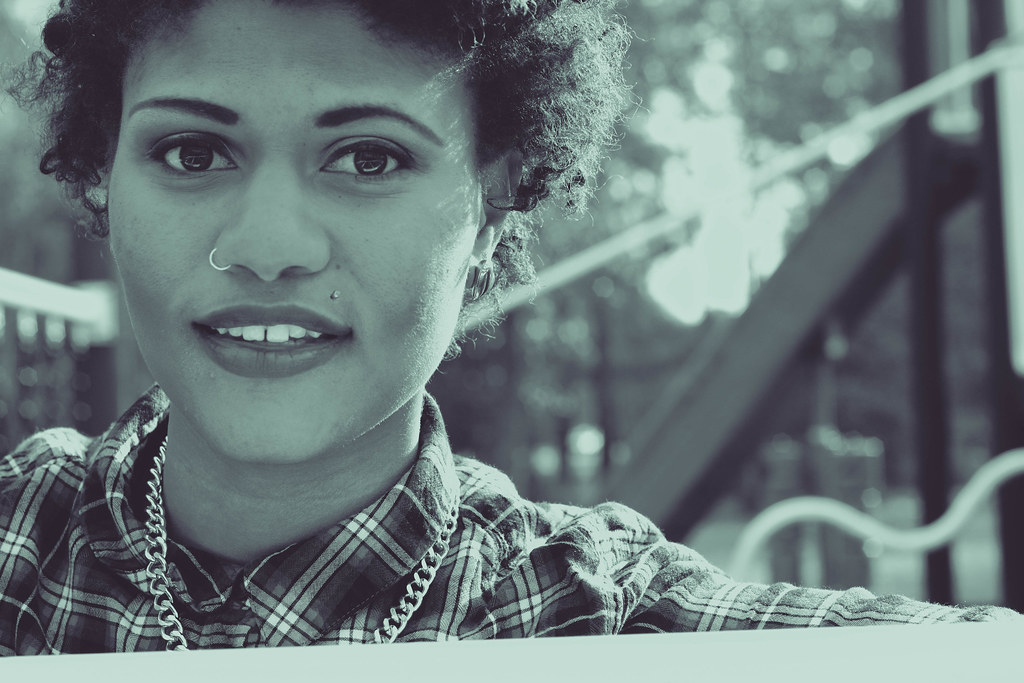
#> input picture scratch/clay_products_flickr/mod_colors_2.jpg, 1024 x 683 px, found by its file name
$ python process_clay_packs.py
#> lines starting #> are read from the running program, lines starting #| are printed output that depends on the picture
import os
from PIL import Image

def process_product_image(src, dst):
#> called with dst = 'scratch/test_prod_mod_2.jpg'
    im = Image.open(src).convert('RGB')
#> im is the input picture: PIL image 1024x683 RGB; mean R, G, B 108.6, 122.9, 123.8
    w, h = im.size
#> w = 1024; h = 683
    target_ratio = 4/3
    if w / h > target_ratio:
        new_w = int(h * target_ratio)
#> new_w = 910
        offset = (w - new_w) // 2
#> offset = 57
        im = im.crop((offset, 0, offset + new_w, h))
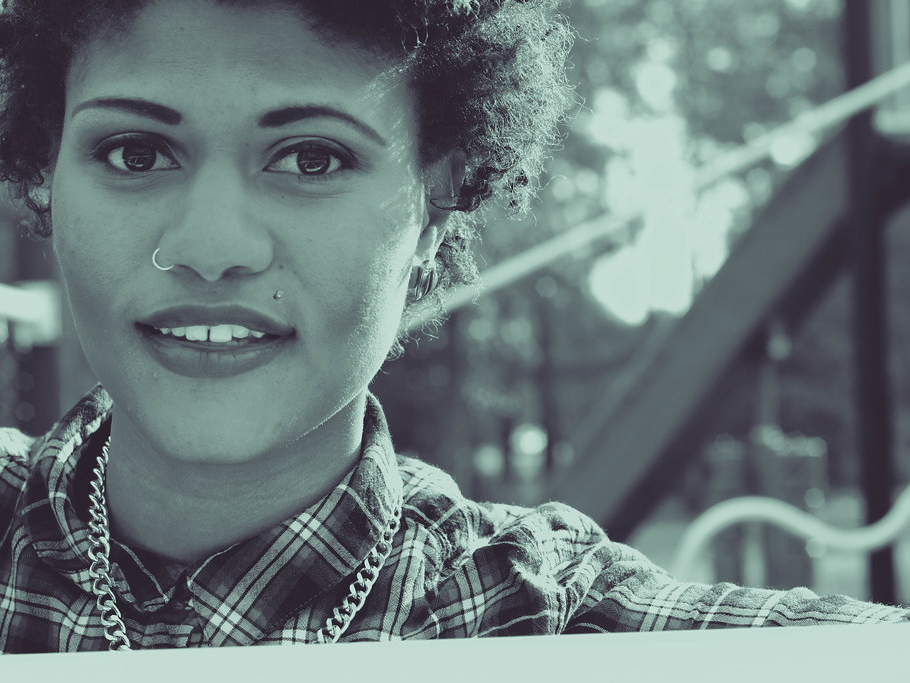
#> im: PIL image 910x683 RGB; mean R, G, B 109.1, 123.7, 124.4
    else:
        new_h = int(w / target_ratio)
        offset = (h - new_h) // 2
        im = im.crop((0, offset, w, offset + new_h))
    im = im.resize((800, 600), Image.LANCZOS)
#> im: PIL image 800x600 RGB
    im.save(dst, "JPEG", quality=92)
    print(f"Saved {dst}: {im.size} ({os.path.getsize(dst)} bytes)")
#| Saved scratch/test_prod_mod_2.jpg: (800, 600) (120685 bytes)

candidates = [
    # Modeling clay (Product #8)
    ("scratch/clay_products_flickr/mod_colors_2.jpg", "scratch/test_prod_mod_2.jpg"),
    ("scratch/clay_products_flickr/mod_colors_5.jpg", "scratch/test_prod_mod_5.jpg"),
    ("scratch/clay_products_flickr/plasticine_pack_3.jpg", "scratch/test_prod_plast_3.jpg"),

    # Air Dry Clay (Product #27)
    ("scratch/clay_products_flickr/air_dry_pack_1.jpg", "scratch/test_prod_air_1.jpg"),
    ("scratch/clay_products_new/Block_of_mixed_earthenware_clay.JPG", "scratch/test_prod_earthen.jpg"),

    # Polymer Clay / Sculpey Premo (Product #35)
    ("scratch/clay_products_flickr/sculpey_pack_5.jpg", "scratch/test_prod_sculpey_5.jpg"),
    ("scratch/clay_products_flickr/sculpey_pack_4.jpg", "scratch/test_prod_sculpey_4.jpg"),
    ("scratch/clay_products_flickr/fimo_blocks_5.jpg", "scratch/test_prod_fimo_5.jpg"),
    ("scratch/clay_products_flickr/polymer_pack_1.jpg", "scratch/test_prod_poly_1.jpg")
]

for src, dst in candidates:
    if os.path.exists(src):
        process_product_image(src, dst)
    else:
        print(f"Missing {src}")
#> pass 2 of the loop `for src, dst in candidates:`:
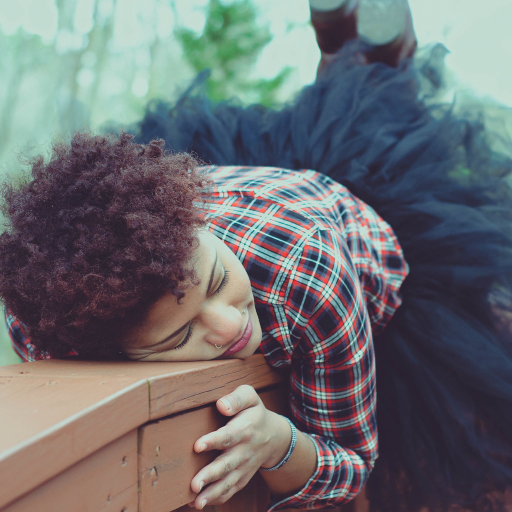
#> input picture scratch/clay_products_flickr/mod_colors_5.jpg, 1024 x 1024 px, found by its file name (shown at 1/2 size)
#> in process_product_image, im is the input picture: PIL image 1024x1024 RGB; mean R, G, B 108.6, 110.2, 113.1
#> in process_product_image (call 2), `im = im.crop((0, offset, w, offset + new_h))`:
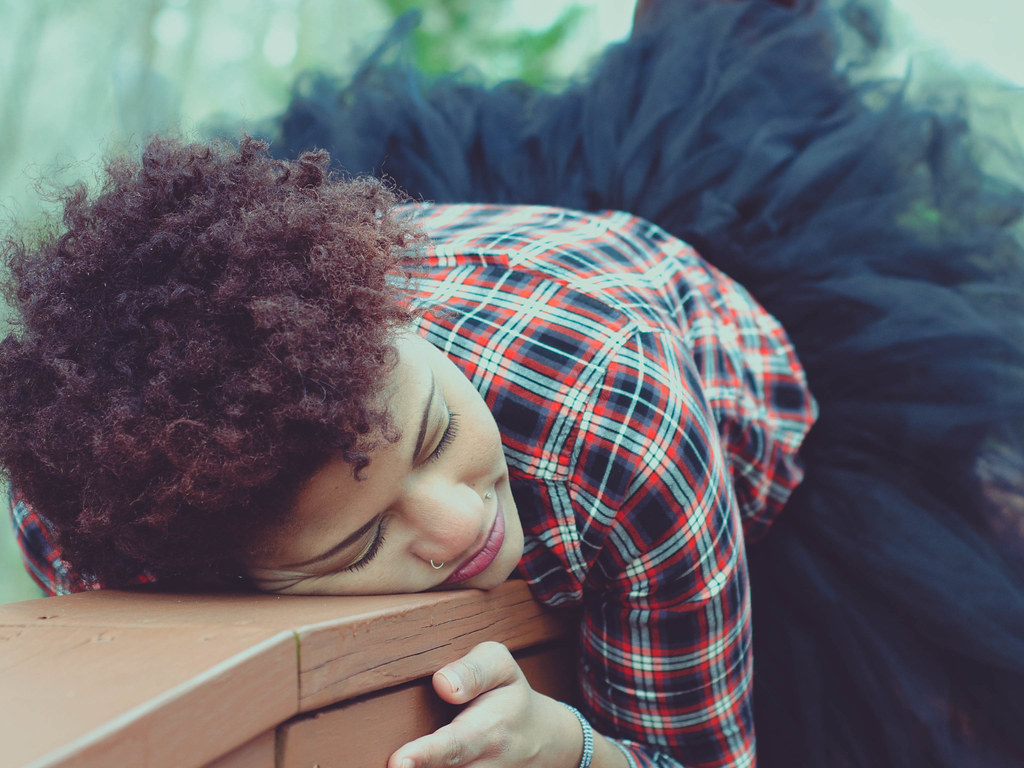
#> im: PIL image 1024x768 RGB; mean R, G, B 100.8, 101.2, 107.2
#| Saved scratch/test_prod_mod_5.jpg: (800, 600) (125316 bytes)
